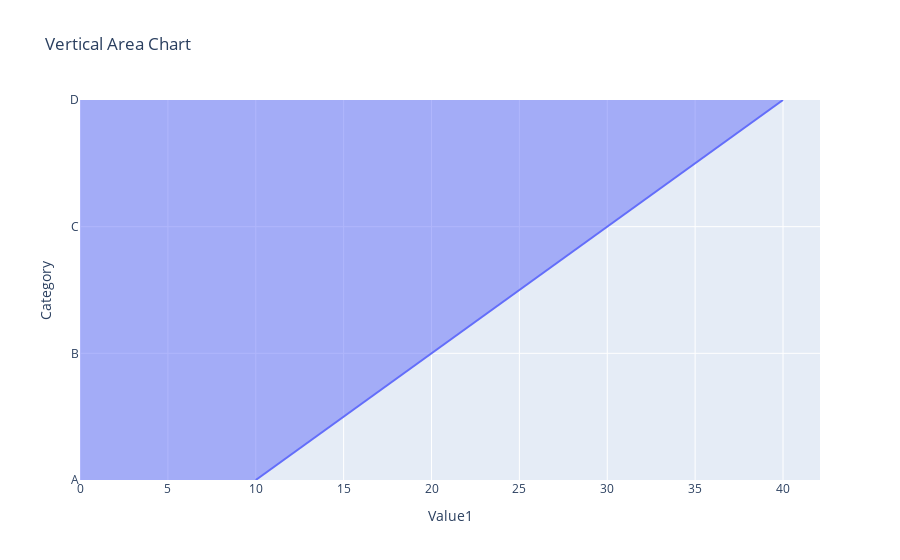

The notebook cell this image was saved under:
### Code cell
# Sample DataFrame
data = {
    'Category': ['A', 'B', 'C', 'D'],
    'Value1': [10, 20, 30, 40],
    'Value2': [5, 15, 25, 35]
}
dft = pd.DataFrame(data)

# Create an area chart using Plotly Express
fig = px.area(dft, x='Value1', y='Category', title='Vertical Area Chart')

# Show the plot
fig.show()

### Figure 1 — Plotly figure (JSON) as saved in the notebook; plotly's stock layout.template omitted (floating-point values rounded to 4 significant figures)
{"data": [{"fillpattern": {"shape": ""}, "hovertemplate": "Value1=%{x}<br>Category=%{y}<extra></extra>", "legendgroup": "", "line": {"color": "#636efa"}, "marker": {"symbol": "circle"}, "mode": "lines", "name": "", "orientation": "h", "showlegend": false, "stackgroup": "1", "type": "scatter", "x": [10, 20, 30, 40], "xaxis": "x", "y": ["A", "B", "C", "D"], "yaxis": "y"}], "layout": {"legend": {"tracegroupgap": 0}, "title": {"text": "Vertical Area Chart"}, "xaxis": {"anchor": "y", "domain": [0, 1], "title": {"text": "Value1"}}, "yaxis": {"anchor": "x", "domain": [0, 1], "title": {"text": "Category"}}}}
